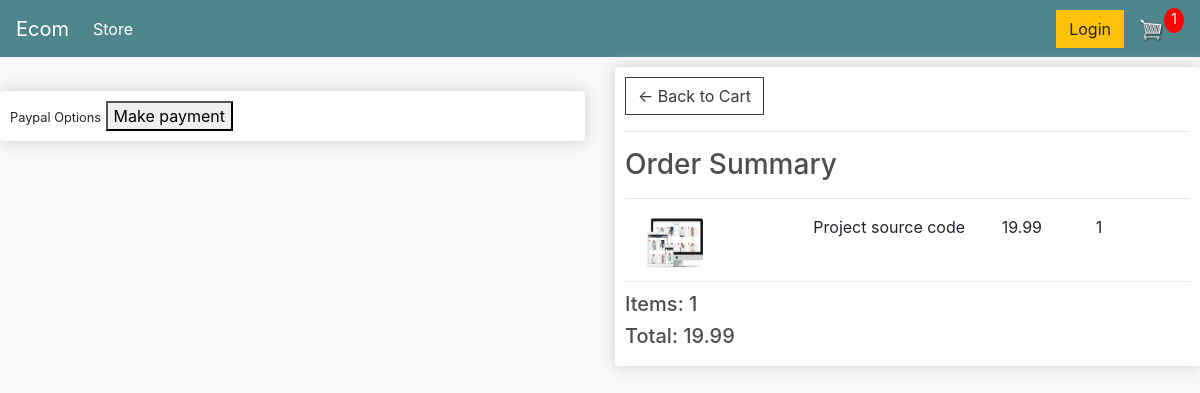
Page /checkout (signed in) on the committed database.
### store/models.py (models this page shows, shortened)
class OrderItem(models.Model):
    product = models.ForeignKey(Product,on_delete=models.SET_NULL,blank=True,null=True)
    order = models.ForeignKey(Order,on_delete=models.SET_NULL,blank=True,null=True)
    quantity = models.IntegerField(default=0,null=True,blank=True)
    date_added = models.DateTimeField(auto_now_add=True)
    @property
    def get_total(self):
        total = self.product.price * self.quantity
        return total

class Product(models.Model):
    name = models.CharField(max_length=200,null=True)
    price = models.FloatField()
    digital = models.BooleanField(default=False,null=True,blank=False)
    image = models.ImageField(null=True,blank=True)
    @property
    def imageURL(self):
        try:
            url = self.image.url
        except:
            url = ''
        return url

class Order(models.Model):
    customer = models.ForeignKey(Customer,on_delete=models.SET_NULL,blank=True,null=True)
    date_ordered = models.DateTimeField(auto_now_add=True)
    complete = models.BooleanField(default=False,null=True,blank=False)
    transaction_id = models.CharField(max_length=200,null=True)
    @property
    def get_cart_total(self):
        orderitems = self.orderitem_set.all()
        total = sum([item.get_total for item in orderitems])
        return total
    @property
    def get_cart_items(self):
        orderitems = self.orderitem_set.all()
        total = sum([item.quantity for item in orderitems])
        return total
    @property
    def shipping(self):
        shipping = False
        orderItems = self.orderitem_set.all()
        for i in orderItems:
            if i.product.digital == False:
                shipping = True
        return shipping

### store/views.py (the view)
# urls.py: path('checkout',views.checkout,name='checkout'),
def checkout(request):
    if request.user.is_authenticated:
        customer = request.user.customer
        order,created = Order.objects.get_or_create(customer=customer,complete=False)
        items = order.orderitem_set.all()
        cartItems = order.get_cart_items
    else:
        items = []
        order = {'get_cart_total':0,'get_cart_items':0,'shipping':False}
        cartItems = order['get_cart_items']
    context = {'items':items,'order':order,'cartItems':cartItems}
    return render(request,"store/checkout.html",context)

### store/templates/store/checkout.html (shortened to what this page needs)
{% extends 'store/base.html' %}
{% load static %}
{% block content %}
     <div class="row">
		<div class="col-lg-6">
			<br>
			<div class="box-element hidden" id="payment-info">
				<small>Paypal Options</small>
				<button id="make-payment">Make payment</button>
			</div>
		</div>
		<div class="col-lg-6">
			<div class="box-element">
				<a  class="btn btn-outline-dark" href="{% url 'cart' %}">&#x2190; Back to Cart</a>
				<hr>
				<h3>Order Summary</h3>
				<hr>
				{% for item in items %}
				<div class="cart-row">
					<div style="flex:2"><img class="row-image" src="{{item.product.imageURL}}"></div>
					<div style="flex:2"><p>{{item.product.name}}</p></div>
					<div style="flex:1"><p>{{item.product.price}}</p></div>
					<div style="flex:1"><p>{{item.quantity}}</p></div>
				</div>
				{% endfor %}
				<h5>Items:   {{order.get_cart_items}}</h5>
				<h5>Total:   {{order.get_cart_total|floatformat:2}}</h5>
			</div>
		</div>
	</div>
{% endblock content %}

### static/css/main.css (style rules this page uses)
body { background-color: hsl(0, 0%, 98%); }
h1,h2,h3,h4,h5,h6 { color:hsl(0, 0%, 30%); }
.box-element { box-shadow:hsl(0, 0%, 80%) 0 0 16px; background-color: #fff; border-radius: 4px; padding: 10px; }
.col-lg-4, .col-lg-6, .col-lg-8, .col-lg-12 { margin-top: 10px; }
.btn { border-radius: 0; }
.row-image { width: 100px; }
.cart-row { display: flex; align-items: flex-stretch; padding-bottom: 10px; margin-bottom: 10px; border-bottom: 1px solid #ececec; }

### rows in the picture
OrderItem: product.imageURL (picture), product.name "Project source code", product.price "19.99", quantity "1"
Order: get_cart_items "1", get_cart_total "19.99"

### other values in the picture
{{ cartItems }} "1"
